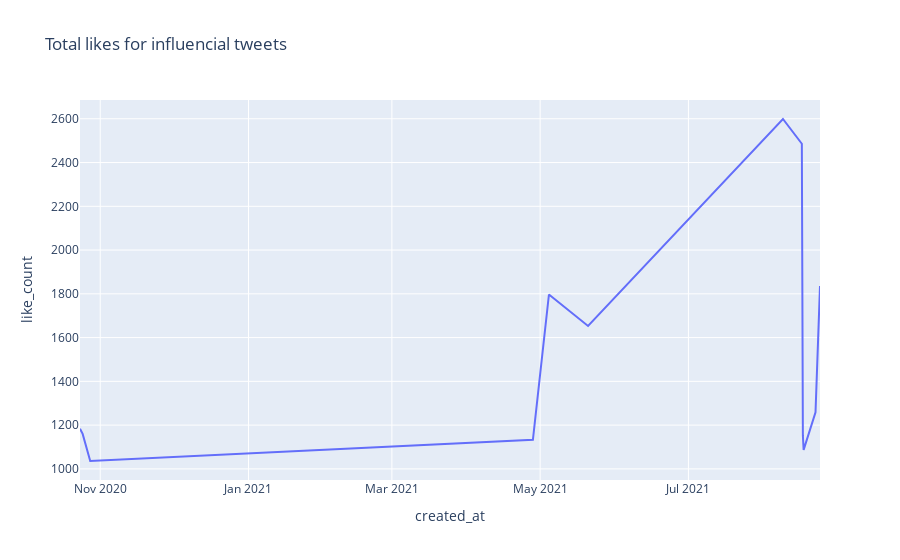

Write notebook code for a chart like this one.
### Code cell
fig = px.line(influencial_tweets_df,
              x="created_at", y="like_count",
              title='Total likes for influencial tweets',
              hover_name="author_id", # username
              hover_data=["created_at", "like_count","tweet_id","text"])
fig.show()

### Figure 1 — Plotly figure (JSON) as saved in the notebook; plotly's stock layout.template omitted (floating-point values rounded to 4 significant figures)
{"data": [{"customdata": [["2021-08-24T03:18:40+00:00", 1836, 1430006616145875000, "Audius just crossed half a million track uploads 🥳"], ["2021-08-22T07:00:01+00:00", 1258, 1429337544609521700, "Today it's request day.\n\nLet's do:\n- $ICX\n- $ALGO\n- $MATIC\n- $FET\n- $ONE\n- $FTM\n- $AUDIO\n- $BAND\n\nEnjoy!"], ["2021-08-17T09:37:59+00:00", 1087, 1427565359083700200, "This $AUDIO pump is insane! Bit too overhyped IMO. Will be covering all in an Audius video later this week 👌"], ["2021-08-17T02:18:41+00:00", 1153, 1427454805375557600, "BREAKING: #Ethereum-based music platform #Audius partners with TikTok 🎧\n\n$AUDIO holders feeling good 🚀"], ["2021-08-16T16:00:39+00:00", 2486, 1427299274325323800, "📢 Announcing the Audius TikTok integration! 📢\n\nYou can now share your tracks directly from Audius to TikTok!\n\nFollow and tag us in your videos using an Audius track for a chance to win 50 $AUDIO. \n\nOfficial TikTok → https://t.co/mP0BKOjzRV https://t.co/3ydBQq3GzL"], ["2021-08-08T21:31:08+00:00", 2599, 1424483340984275000, "🎧 NFT GIVEAWAY 🐵\n\nWe are excited to team up with @DegenApeAcademy to give away 2 Degen Apes at mint! This giveaway will last for 24 hours and the rules are simple 👇\n\n1️⃣ Follow @AudiusProject  &amp;  @DegenApeAcademy \n2️⃣ Retweet &amp; like this post\n3️⃣ Tag three friends\n\nGoodluck 🖍 https://t.co/FD2WvGIITr"], ["2021-05-20T17:04:11+00:00", 1653, 1395425130830958600, "Welcome! If you’re new to Solana, take a tour of our rapidly growing ecosystem:\n\nhttps://t.co/cTGYoQhePN (learn+build)\n@Phantom Wallet (access code: COIN)\n@RaydiumProtocol (swaps, yield farming, etc.)\n@Bonfida (DEX &amp; more)\n@MangoMarkets (Margin Trading)\n@AudiusProject (P2P Music) https://t.co/actnEwPXCv"], ["2021-05-04T14:48:28+00:00", 1797, 1389592768750801000, "We’re exploring 12 new assets for the possibility of listing at our exchange: $CRV, $AUDIO, $GRT, $LRC, $FLR, $HBAR, $USDT, $SUSHI, $MANA, $STORJ, $ENJ and $RUNE. \nMore info: https://t.co/50FcQk0FuK"], ["2021-04-28T00:28:41+00:00", 1133, 1387202072370679800, "Mainnet Migration update! 🌐👩🚀 \n \nAnnouncing the first 10 subgraphs migrating from the The Graph's hosted service to mainnet:\n \n@AudiusProject @BreederDodo @enzymefinance @gnosisPM @LivepeerOrg @mstable_ @opyn_ @PoolTogether_ @reflexerfinance @UMAprotocol\nhttps://t.co/256zdtG3AF"], ["2020-10-27T21:21:19+00:00", 1036, 1321200328600158200, "It's been a few days now since the launch of $AUDIO.\n\nThe reception from all of you went beyond our wildest expectations.\n\nThank you all &amp; welcome to the Audius community!\n\nHere's a recap of what happened:\nhttps://t.co/prdrsNVI4C"], ["2020-10-24T18:35:07+00:00", 1160, 1320071338795671600, "I will give someone $100 in 24hrs all you have to do is RT and be following myself and @kristophgalland\n\nAdditional $25 to the winner if they are following him on here and posted proof in comments -\n\nhttps://t.co/fTCkchkE2G\n\nGoodluck beautiful people 💞"], ["2020-10-23T16:27:01+00:00", 1183, 1319676711982690300, "We did it.\n\n🎧 $AUDIO - the Audius platform token - is officially live!\n\nCheck your Audius dashboard to see if you’re one of the 10,000 power users who now own a piece of Audius 👀\n\nRead all about it 👇\nhttps://t.co/D70WGr8Hvw"]], "hovertemplate": "<b>%{hovertext}</b><br><br>created_at=%{customdata[0]}<br>like_count=%{customdata[1]}<br>tweet_id=%{customdata[2]}<br>text=%{customdata[3]}<extra></extra>", "hovertext": [1019723274693926900, 146008010, 906230721513181200, 958118843636854800, 1019723274693926900, 1019723274693926900, 951329744804393000, 352518189, 981325507080814600, 1019723274693926900, 2228960582, 1019723274693926900], "legendgroup": "", "line": {"color": "#636efa", "dash": "solid"}, "mode": "lines", "name": "", "orientation": "v", "showlegend": false, "type": "scatter", "x": ["2021-08-24T03:18:40+00:00", "2021-08-22T07:00:01+00:00", "2021-08-17T09:37:59+00:00", "2021-08-17T02:18:41+00:00", "2021-08-16T16:00:39+00:00", "2021-08-08T21:31:08+00:00", "2021-05-20T17:04:11+00:00", "2021-05-04T14:48:28+00:00", "2021-04-28T00:28:41+00:00", "2020-10-27T21:21:19+00:00", "2020-10-24T18:35:07+00:00", "2020-10-23T16:27:01+00:00"], "xaxis": "x", "y": [1836, 1258, 1087, 1153, 2486, 2599, 1653, 1797, 1133, 1036, 1160, 1183], "yaxis": "y"}], "layout": {"legend": {"tracegroupgap": 0}, "title": {"text": "Total likes for influencial tweets"}, "xaxis": {"anchor": "y", "domain": [0, 1], "title": {"text": "created_at"}}, "yaxis": {"anchor": "x", "domain": [0, 1], "title": {"text": "like_count"}}}}
